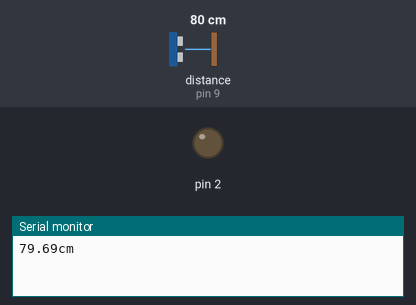
A sketch run on a simulated Arduino Uno, built with avr-gcc and run on an emulated ATmega328P. On the bench: output pins drawn as LEDs (lit = HIGH), the last lines printed to the serial monitor. Wiring (inferred from the names in the program): ultrasonic range finder: trigger pin 10; echo pin 9. Inputs (shaded band) come from the test bench; at power-on: distance to the obstacle (sensor on pin 9) 80 cm. The echo pulse lasts 58.3 µs per cm; pins used as bus, display or sensor lines are not drawn.

Above: at 0.1 s.
At 1.1 s:
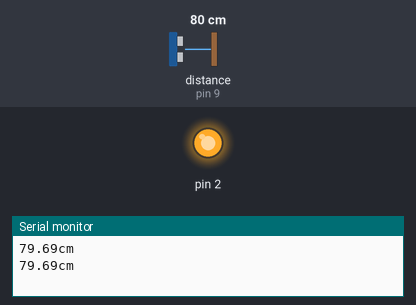
Timing chart, 0 to 2.6 s (numbered marks = the images above):
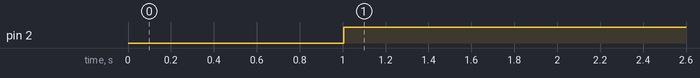

Measured:
- by itself, pin 2: LOW → HIGH at 1.0 s

The sketch:

UltraSonico.ino
```cpp
int tigger = 10;
int echo = 9;
float tiempoEspera, distancia;

void setup() {
  Serial.begin(9600);
  pinMode(tigger, OUTPUT);
  pinMode(echo, INPUT);
  pinMode(2, 0);
}

void loop() {
  digitalWrite(tigger, LOW);
  delayMicroseconds(2);
  digitalWrite(tigger, HIGH);
  delayMicroseconds(10);
  digitalWrite(tigger, LOW);

  tiempoEspera = pulseIn(echo,HIGH);  // pulseIn recoje la señal del sonido
  distancia = (tiempoEspera/2)/29.15; // Formula para encontrar la distancia

  Serial.print(distancia);
  Serial.println("cm");
  delay(1000);
  if(distancia>=30 && distancia <= 400){
    analogWrite(2, 0);
  }

  if(distancia >= 26 && distancia <=300){
    analogWrite(2, 255);
  }

}
```
